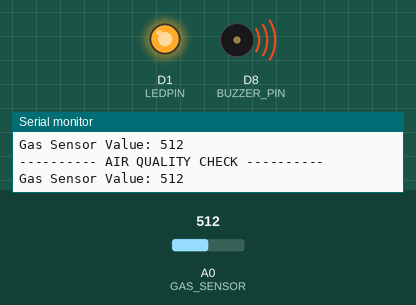
Recording of a sketch running on a simulated ESP8266 (NodeMCU). Shown: output pins drawn as LEDs (lit = HIGH), buzzer (waves = sounding, pin HIGH), the last lines printed to the serial monitor. The test bench sets the inputs (shaded band); at power-on: A0 (GAS_SENSOR) = 512.

Above: at 2.8 s.
2.9 s: A0 (GAS_SENSOR) set to 33
5.6 s: A0 (GAS_SENSOR) set to 27
At 7.0 s:
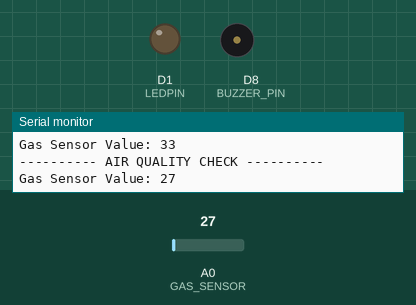
8.3 s: A0 (GAS_SENSOR) set to 122
At 11.2 s:
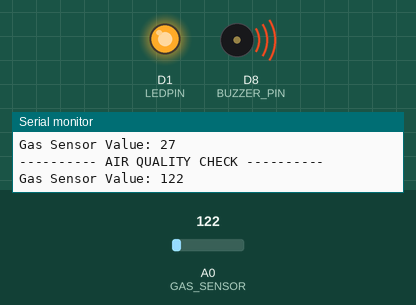
11.5 s: A0 (GAS_SENSOR) set to 20
At 12.8 s:
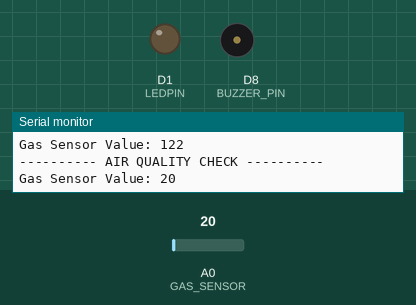
Timing chart, 0 to 14.5 s (numbered marks = the images above; inputs shaded):
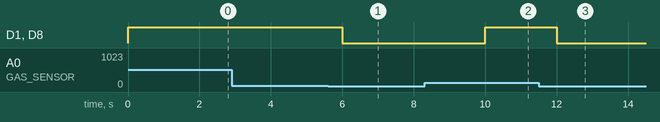

The sketch:

GasSensor.ino
```cpp
// Pin definitions
#define GAS_SENSOR A0       // MQ-135 analog output
#define LEDPIN D1           // LED pin
#define BUZZER_PIN D8       // Buzzer pin (optional)

void setup() {
  Serial.begin(115200);

  pinMode(GAS_SENSOR, INPUT);
  pinMode(LEDPIN, OUTPUT);
  pinMode(BUZZER_PIN, OUTPUT);
}

void loop() {
  int gasValue = analogRead(GAS_SENSOR);  // Read analog gas value (0–1023)

  Serial.println("---------- AIR QUALITY CHECK ----------");
  Serial.print("Gas Sensor Value: ");
  Serial.println(gasValue);

  // If gas value exceeds threshold, activate buzzer and LED
  if (gasValue > 30) {
    digitalWrite(LEDPIN, HIGH);
    digitalWrite(BUZZER_PIN, HIGH);
  } else {
    digitalWrite(LEDPIN, LOW);
    digitalWrite(BUZZER_PIN, LOW);
  }

  delay(2000);  // Read every 2 seconds
}
```

Measured:
- the behaviour switches between 31 and 30 on A0 (GAS_SENSOR) (found by bisection; images 0 and 1)
- after the input at 5.6 s, D1 (LEDPIN), D8 (BUZZER_PIN): HIGH → LOW after 0.40 s
- after the input at 8.3 s, D1 (LEDPIN), D8 (BUZZER_PIN): LOW → HIGH after 1.7 s
- after the input at 11.5 s, D1 (LEDPIN), D8 (BUZZER_PIN): HIGH → LOW after 0.50 s
